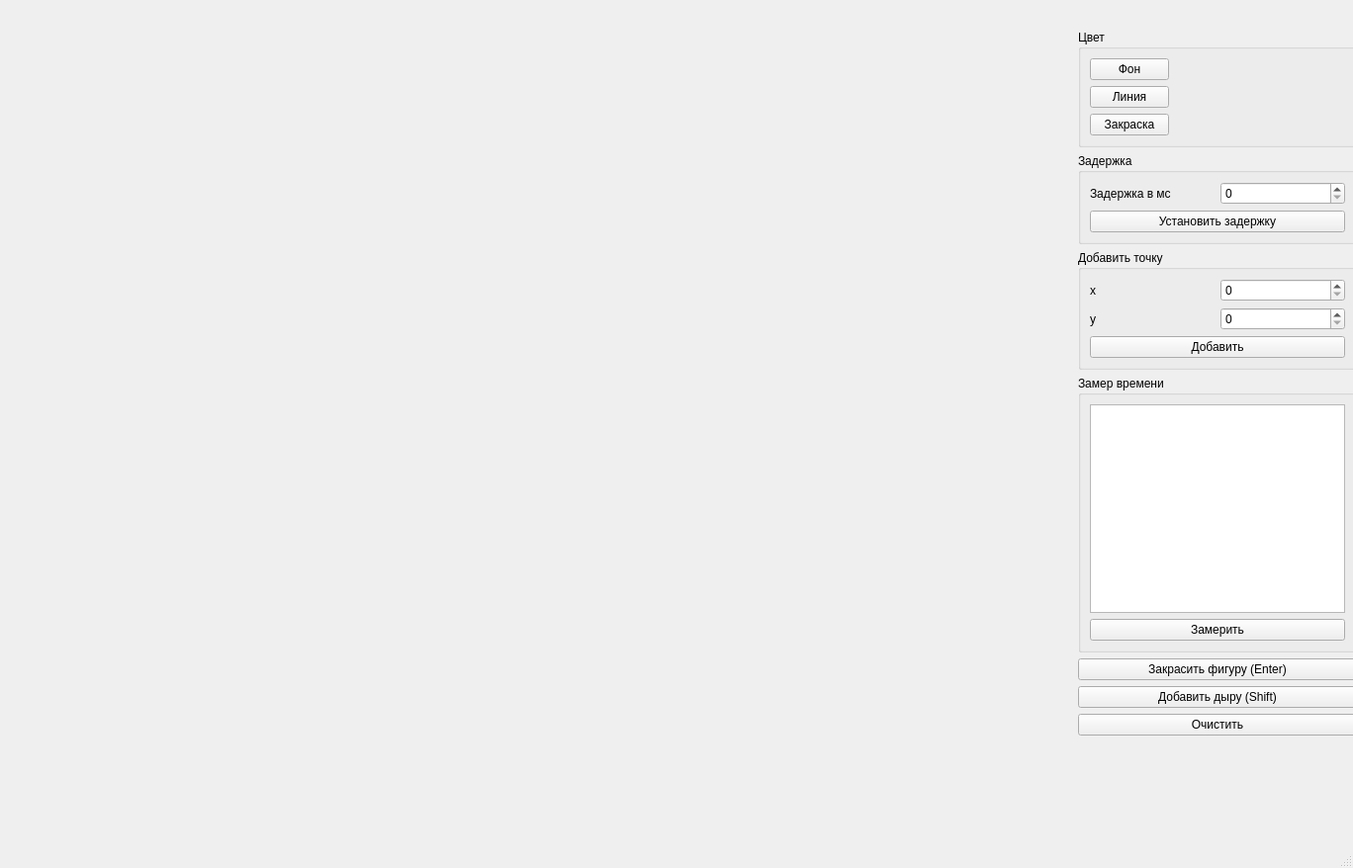
<?xml version="1.0" encoding="UTF-8"?>
<ui version="4.0">
 <class>MainWindow</class>
 <widget class="QMainWindow" name="MainWindow">
  <property name="geometry">
   <rect>
    <x>0</x>
    <y>0</y>
    <width>1368</width>
    <height>878</height>
   </rect>
  </property>
  <property name="windowTitle">
   <string>MainWindow</string>
  </property>
  <widget class="QWidget" name="centralwidget">
   <widget class="canvas" name="field" native="true">
    <property name="geometry">
     <rect>
      <x>20</x>
      <y>30</y>
      <width>1031</width>
      <height>801</height>
     </rect>
    </property>
   </widget>
   <widget class="QWidget" name="verticalLayoutWidget">
    <property name="geometry">
     <rect>
      <x>1090</x>
      <y>30</y>
      <width>282</width>
      <height>714</height>
     </rect>
    </property>
    <layout class="QVBoxLayout" name="verticalLayout">
     <item>
      <widget class="QGroupBox" name="groupBox">
       <property name="title">
        <string>Цвет</string>
       </property>
       <layout class="QFormLayout" name="formLayout">
        <item row="0" column="0">
         <widget class="QPushButton" name="bg_button">
          <property name="text">
           <string>Фон</string>
          </property>
         </widget>
        </item>
        <item row="1" column="0">
         <widget class="QPushButton" name="fg_button">
          <property name="text">
           <string>Линия</string>
          </property>
         </widget>
        </item>
        <item row="2" column="0">
         <widget class="QPushButton" name="paint_button">
          <property name="text">
           <string>Закраска</string>
          </property>
         </widget>
        </item>
        <item row="0" column="1">
         <widget class="color_view" name="bg_view" native="true">
          <property name="minimumSize">
           <size>
            <width>30</width>
            <height>20</height>
           </size>
          </property>
          <property name="maximumSize">
           <size>
            <width>30</width>
            <height>20</height>
           </size>
          </property>
         </widget>
        </item>
        <item row="1" column="1">
         <widget class="color_view" name="fg_view" native="true">
          <property name="minimumSize">
           <size>
            <width>30</width>
            <height>20</height>
           </size>
          </property>
          <property name="maximumSize">
           <size>
            <width>30</width>
            <height>20</height>
           </size>
          </property>
         </widget>
        </item>
        <item row="2" column="1">
         <widget class="color_view" name="paint_view" native="true">
          <property name="minimumSize">
           <size>
            <width>30</width>
            <height>20</height>
           </size>
          </property>
          <property name="maximumSize">
           <size>
            <width>30</width>
            <height>20</height>
           </size>
          </property>
         </widget>
        </item>
       </layout>
      </widget>
     </item>
     <item>
      <widget class="QGroupBox" name="groupBox_2">
       <property name="title">
        <string>Задержка</string>
       </property>
       <layout class="QGridLayout" name="gridLayout">
        <item row="0" column="1">
         <widget class="QSpinBox" name="delay_input">
          <property name="maximum">
           <number>999</number>
          </property>
         </widget>
        </item>
        <item row="0" column="0">
         <widget class="QLabel" name="label">
          <property name="text">
           <string>Задержка в мс</string>
          </property>
         </widget>
        </item>
        <item row="1" column="0" colspan="2">
         <widget class="QPushButton" name="delay_button">
          <property name="text">
           <string>Установить задержку</string>
          </property>
         </widget>
        </item>
       </layout>
      </widget>
     </item>
     <item>
      <widget class="QGroupBox" name="groupBox_3">
       <property name="title">
        <string>Добавить точку</string>
       </property>
       <layout class="QGridLayout" name="gridLayout_2">
        <item row="2" column="0">
         <widget class="QLabel" name="label_3">
          <property name="text">
           <string>y</string>
          </property>
         </widget>
        </item>
        <item row="1" column="1">
         <widget class="QSpinBox" name="x_input">
          <property name="maximum">
           <number>999</number>
          </property>
         </widget>
        </item>
        <item row="2" column="1">
         <widget class="QSpinBox" name="y_input">
          <property name="maximum">
           <number>999</number>
          </property>
         </widget>
        </item>
        <item row="1" column="0">
         <widget class="QLabel" name="label_2">
          <property name="text">
           <string>x</string>
          </property>
         </widget>
        </item>
        <item row="3" column="0" colspan="2">
         <widget class="QPushButton" name="add_point_button">
          <property name="text">
           <string>Добавить</string>
          </property>
         </widget>
        </item>
       </layout>
      </widget>
     </item>
     <item>
      <widget class="QGroupBox" name="groupBox_4">
       <property name="title">
        <string>Замер времени</string>
       </property>
       <layout class="QVBoxLayout" name="verticalLayout_2">
        <item>
         <widget class="QListWidget" name="time_list"/>
        </item>
        <item>
         <widget class="QPushButton" name="time_button">
          <property name="text">
           <string>Замерить</string>
          </property>
         </widget>
        </item>
       </layout>
      </widget>
     </item>
     <item>
      <widget class="QPushButton" name="paint_fig_button">
       <property name="text">
        <string>Закрасить фигуру (Enter)</string>
       </property>
      </widget>
     </item>
     <item>
      <widget class="QPushButton" name="add_hole">
       <property name="text">
        <string>Добавить дыру (Shift)</string>
       </property>
      </widget>
     </item>
     <item>
      <widget class="QPushButton" name="pushButton">
       <property name="text">
        <string>Очистить</string>
       </property>
      </widget>
     </item>
    </layout>
   </widget>
  </widget>
  <widget class="QMenuBar" name="menubar">
   <property name="geometry">
    <rect>
     <x>0</x>
     <y>0</y>
     <width>1368</width>
     <height>22</height>
    </rect>
   </property>
  </widget>
  <widget class="QStatusBar" name="statusbar"/>
 </widget>
 <customwidgets>
  <customwidget>
   <class>canvas</class>
   <extends>QWidget</extends>
   <header>canvas.h</header>
   <container>1</container>
  </customwidget>
  <customwidget>
   <class>color_view</class>
   <extends>QWidget</extends>
   <header>color_view.h</header>
   <container>1</container>
  </customwidget>
 </customwidgets>
 <resources/>
 <connections/>
</ui>
